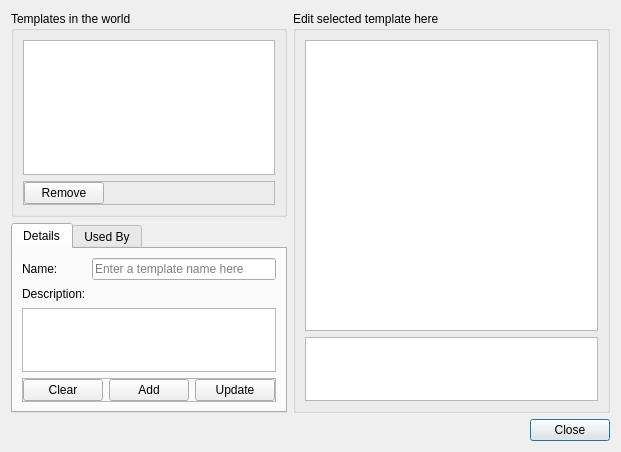
<?xml version="1.0" encoding="UTF-8"?>
<ui version="4.0">
 <class>TemplatesDialog</class>
 <widget class="QDialog" name="TemplatesDialog">
  <property name="geometry">
   <rect>
    <x>0</x>
    <y>0</y>
    <width>621</width>
    <height>452</height>
   </rect>
  </property>
  <property name="windowTitle">
   <string>Templates</string>
  </property>
  <layout class="QGridLayout" name="gridLayout">
   <item row="0" column="1" rowspan="2">
    <widget class="QGroupBox" name="groupBox_2">
     <property name="title">
      <string>Edit selected template here</string>
     </property>
     <layout class="QVBoxLayout" name="verticalLayout">
      <item>
       <widget class="PropertiesView" name="propertiesView"/>
      </item>
      <item>
       <widget class="QPlainTextEdit" name="propertyDesc">
        <property name="maximumSize">
         <size>
          <width>16777215</width>
          <height>64</height>
         </size>
        </property>
        <property name="readOnly">
         <bool>true</bool>
        </property>
       </widget>
      </item>
     </layout>
    </widget>
   </item>
   <item row="0" column="0">
    <widget class="QGroupBox" name="groupBox">
     <property name="maximumSize">
      <size>
       <width>276</width>
       <height>16777215</height>
      </size>
     </property>
     <property name="title">
      <string>Templates in the world</string>
     </property>
     <layout class="QGridLayout" name="gridLayout_2">
      <item row="0" column="0">
       <widget class="QListWidget" name="templatesView"/>
      </item>
      <item row="1" column="0">
       <widget class="QFrame" name="frame_2">
        <property name="minimumSize">
         <size>
          <width>100</width>
          <height>0</height>
         </size>
        </property>
        <property name="frameShape">
         <enum>QFrame::StyledPanel</enum>
        </property>
        <property name="frameShadow">
         <enum>QFrame::Raised</enum>
        </property>
        <layout class="QHBoxLayout" name="horizontalLayout_2">
         <property name="leftMargin">
          <number>0</number>
         </property>
         <property name="topMargin">
          <number>0</number>
         </property>
         <property name="rightMargin">
          <number>0</number>
         </property>
         <property name="bottomMargin">
          <number>0</number>
         </property>
         <item>
          <widget class="QPushButton" name="removeTemplate">
           <property name="text">
            <string>Remove</string>
           </property>
           <property name="autoDefault">
            <bool>false</bool>
           </property>
          </widget>
         </item>
         <item>
          <spacer name="horizontalSpacer">
           <property name="orientation">
            <enum>Qt::Horizontal</enum>
           </property>
           <property name="sizeHint" stdset="0">
            <size>
             <width>40</width>
             <height>20</height>
            </size>
           </property>
          </spacer>
         </item>
        </layout>
       </widget>
      </item>
     </layout>
    </widget>
   </item>
   <item row="1" column="0">
    <widget class="QTabWidget" name="tabWidget">
     <property name="maximumSize">
      <size>
       <width>276</width>
       <height>16777215</height>
      </size>
     </property>
     <property name="currentIndex">
      <number>0</number>
     </property>
     <widget class="QWidget" name="tab">
      <attribute name="title">
       <string>Details</string>
      </attribute>
      <layout class="QFormLayout" name="formLayout">
       <property name="fieldGrowthPolicy">
        <enum>QFormLayout::AllNonFixedFieldsGrow</enum>
       </property>
       <item row="0" column="0">
        <widget class="QLabel" name="label">
         <property name="text">
          <string>Name:</string>
         </property>
         <property name="buddy">
          <cstring>templateName</cstring>
         </property>
        </widget>
       </item>
       <item row="0" column="1">
        <widget class="QLineEdit" name="templateName">
         <property name="placeholderText">
          <string>Enter a template name here</string>
         </property>
        </widget>
       </item>
       <item row="1" column="0">
        <widget class="QLabel" name="label_2">
         <property name="text">
          <string>Description:</string>
         </property>
         <property name="buddy">
          <cstring>templateDesc</cstring>
         </property>
        </widget>
       </item>
       <item row="3" column="0" colspan="2">
        <widget class="QFrame" name="frame">
         <property name="minimumSize">
          <size>
           <width>100</width>
           <height>0</height>
          </size>
         </property>
         <property name="frameShape">
          <enum>QFrame::StyledPanel</enum>
         </property>
         <property name="frameShadow">
          <enum>QFrame::Raised</enum>
         </property>
         <layout class="QHBoxLayout" name="horizontalLayout">
          <property name="leftMargin">
           <number>0</number>
          </property>
          <property name="topMargin">
           <number>0</number>
          </property>
          <property name="rightMargin">
           <number>0</number>
          </property>
          <property name="bottomMargin">
           <number>0</number>
          </property>
          <item>
           <widget class="QPushButton" name="clearTemplate">
            <property name="text">
             <string>Clear</string>
            </property>
            <property name="autoDefault">
             <bool>false</bool>
            </property>
           </widget>
          </item>
          <item>
           <widget class="QPushButton" name="addTemplate">
            <property name="text">
             <string>Add</string>
            </property>
            <property name="autoDefault">
             <bool>false</bool>
            </property>
           </widget>
          </item>
          <item>
           <widget class="QPushButton" name="updateTemplate">
            <property name="text">
             <string>Update</string>
            </property>
            <property name="autoDefault">
             <bool>false</bool>
            </property>
           </widget>
          </item>
          <item>
           <spacer name="horizontalSpacer_2">
            <property name="orientation">
             <enum>Qt::Horizontal</enum>
            </property>
            <property name="sizeHint" stdset="0">
             <size>
              <width>40</width>
              <height>20</height>
             </size>
            </property>
           </spacer>
          </item>
         </layout>
        </widget>
       </item>
       <item row="2" column="0" colspan="2">
        <widget class="QPlainTextEdit" name="templateDesc">
         <property name="maximumSize">
          <size>
           <width>16777215</width>
           <height>64</height>
          </size>
         </property>
         <property name="tabChangesFocus">
          <bool>true</bool>
         </property>
        </widget>
       </item>
      </layout>
     </widget>
     <widget class="QWidget" name="tab_2">
      <attribute name="title">
       <string>Used By</string>
      </attribute>
     </widget>
    </widget>
   </item>
   <item row="4" column="0" colspan="2">
    <layout class="QHBoxLayout" name="buttonsLayout">
     <item>
      <widget class="QDialogButtonBox" name="buttonBox">
       <property name="orientation">
        <enum>Qt::Horizontal</enum>
       </property>
       <property name="standardButtons">
        <set>QDialogButtonBox::Close</set>
       </property>
      </widget>
     </item>
    </layout>
   </item>
  </layout>
 </widget>
 <customwidgets>
  <customwidget>
   <class>PropertiesView</class>
   <extends>QTreeView</extends>
   <header>propertiesdock.h</header>
  </customwidget>
 </customwidgets>
 <tabstops>
  <tabstop>templatesView</tabstop>
  <tabstop>removeTemplate</tabstop>
  <tabstop>tabWidget</tabstop>
  <tabstop>templateName</tabstop>
  <tabstop>templateDesc</tabstop>
  <tabstop>clearTemplate</tabstop>
  <tabstop>addTemplate</tabstop>
  <tabstop>updateTemplate</tabstop>
  <tabstop>propertiesView</tabstop>
  <tabstop>propertyDesc</tabstop>
 </tabstops>
 <resources/>
 <connections>
  <connection>
   <sender>buttonBox</sender>
   <signal>accepted()</signal>
   <receiver>TemplatesDialog</receiver>
   <slot>accept()</slot>
   <hints>
    <hint type="sourcelabel">
     <x>248</x>
     <y>254</y>
    </hint>
    <hint type="destinationlabel">
     <x>157</x>
     <y>274</y>
    </hint>
   </hints>
  </connection>
  <connection>
   <sender>buttonBox</sender>
   <signal>rejected()</signal>
   <receiver>TemplatesDialog</receiver>
   <slot>reject()</slot>
   <hints>
    <hint type="sourcelabel">
     <x>316</x>
     <y>260</y>
    </hint>
    <hint type="destinationlabel">
     <x>286</x>
     <y>274</y>
    </hint>
   </hints>
  </connection>
 </connections>
</ui>
